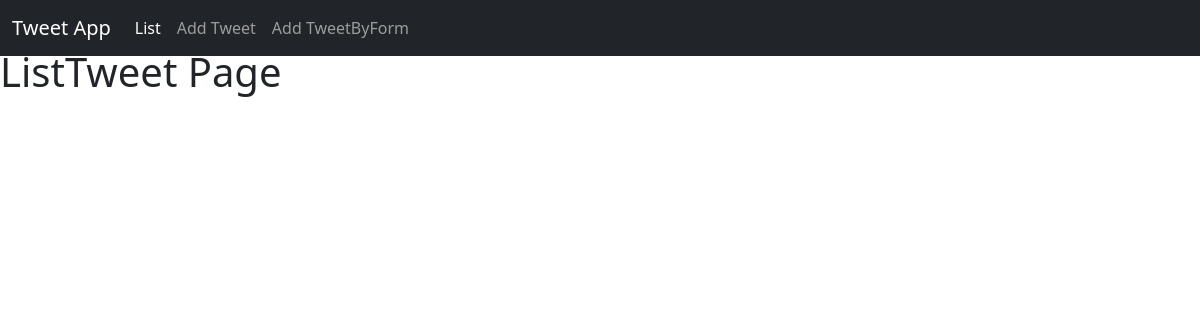
The page /tweetapp/ on the database as committed earlier.
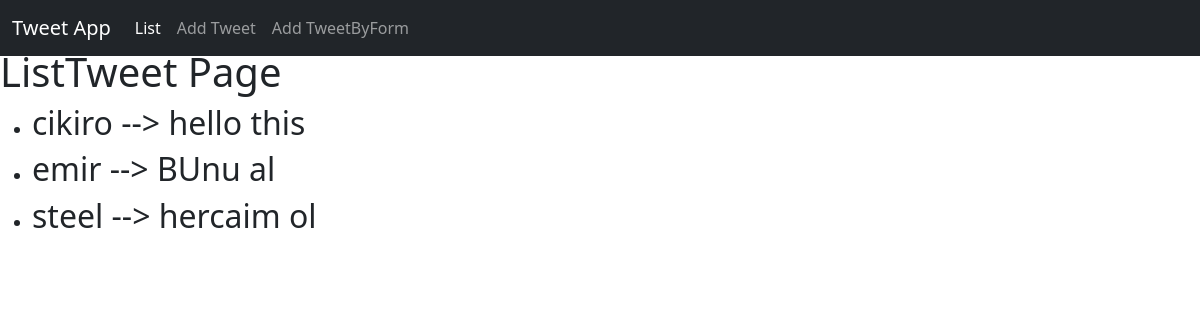
The same page on the database as committed later.
### tweet_app/models.py (models this page shows, shortened)
class Tweet(models.Model):
    username = models.CharField(max_length=30)
    message = models.CharField(max_length=100)
    created_at = models.DateTimeField(auto_now_add=True)

### tweet_app/views.py (the view)
# urls.py: path("",views.listtweet,name="listtweet"), #emirkandemir.com/tweetapp/
def listtweet(request):
    all_tweets = models.Tweet.objects.all()
    tweet_context = {"tweets": all_tweets}
    return render(request,"tweet_app/listtweet.html",context=tweet_context)

### tweet_app/templates/tweet_app/listtweet.html
{% extends "base.html" %}
{% block content%}
<br><br>
<h1>ListTweet Page</h1>
<ul>
    {% for tweet in tweets%}
    <li><h2>{{tweet.username}} --> {{tweet.message}}</h2></li>
    {% endfor %}
</ul>
{% endblock %}

### templates/base.html (shortened to what this page needs)
<html lang="en">
<head>
    <link href="https://cdn.jsdelivr.net/npm/bootstrap@5.3.8/dist/css/bootstrap.min.css" rel="stylesheet">
</head>
<body>
    <nav class="navbar navbar-expand-md navbar-dark fixed-top bg-dark">
            <div class="container-fluid">
                <a class="navbar-brand" href="{% url 'tweet_app:listtweet' %}">Tweet  App</a>
                <div class="collapse navbar-collapse" id="navbarCollapse">
                    <ul class="navbar-nav me-auto mb-2 mb-md-0">
                        <li class="nav-item">
                            <a class="nav-link active" aria-current="page" href="{% url 'tweet_app:listtweet' %}">List</a>
                        </li>
                        <li class="nav-item">
                            <a class="nav-link" href="{% url 'tweet_app:addtweet' %}">Add Tweet</a>
                        </li>
                        <li class="nav-item">
                            <a class="nav-link" href="{% url 'tweet_app:addtweetbyform' %}">Add TweetByForm</a>
                        </li>
                    </ul>
                </div>
            </div>
        </nav>
    {% block content %}
    {% endblock %}
</body>
</html>

Rows that differ between the two databases and show on the page:
added Tweet: username "cikiro", message "hello this"
added Tweet: username "emir", message "BUnu al"
added Tweet: username "steel", message "hercaim ol"
